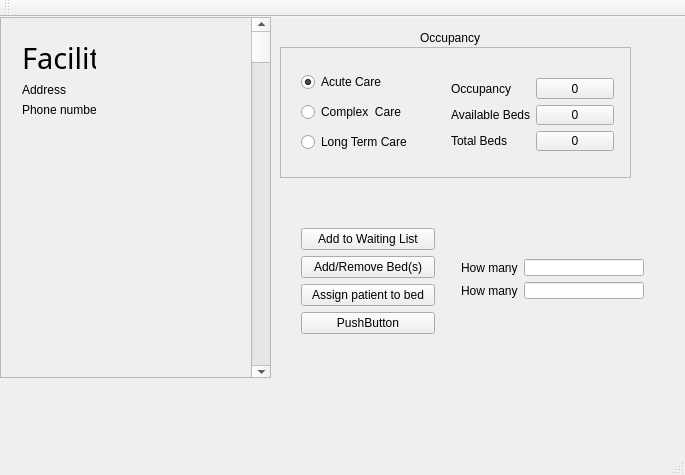
<?xml version="1.0" encoding="UTF-8"?>
<ui version="4.0">
 <class>MainWindow</class>
 <widget class="QMainWindow" name="MainWindow">
  <property name="geometry">
   <rect>
    <x>0</x>
    <y>0</y>
    <width>685</width>
    <height>475</height>
   </rect>
  </property>
  <property name="windowTitle">
   <string>MainWindow</string>
  </property>
  <widget class="QWidget" name="centralWidget">
   <widget class="QFrame" name="frame">
    <property name="geometry">
     <rect>
      <x>280</x>
      <y>30</y>
      <width>351</width>
      <height>131</height>
     </rect>
    </property>
    <property name="frameShape">
     <enum>QFrame::StyledPanel</enum>
    </property>
    <property name="frameShadow">
     <enum>QFrame::Raised</enum>
    </property>
    <widget class="QWidget" name="layoutWidget_3">
     <property name="geometry">
      <rect>
       <x>10</x>
       <y>10</y>
       <width>138</width>
       <height>111</height>
      </rect>
     </property>
     <layout class="QVBoxLayout" name="verticalLayout_2">
      <item>
       <widget class="QRadioButton" name="radioButton_4">
        <property name="text">
         <string>Acute Care</string>
        </property>
        <property name="checked">
         <bool>true</bool>
        </property>
       </widget>
      </item>
      <item>
       <widget class="QRadioButton" name="radioButton_5">
        <property name="text">
         <string>Complex  Care</string>
        </property>
       </widget>
      </item>
      <item>
       <widget class="QRadioButton" name="radioButton_6">
        <property name="text">
         <string>Long Term Care</string>
        </property>
       </widget>
      </item>
     </layout>
    </widget>
    <widget class="QWidget" name="layoutWidget_4">
     <property name="geometry">
      <rect>
       <x>160</x>
       <y>20</y>
       <width>185</width>
       <height>95</height>
      </rect>
     </property>
     <layout class="QGridLayout" name="gridLayout_3">
      <item row="0" column="0">
       <widget class="QLabel" name="label_7">
        <property name="text">
         <string>Occupancy</string>
        </property>
       </widget>
      </item>
      <item row="0" column="1">
       <widget class="QPushButton" name="btn_occ_2">
        <property name="text">
         <string>0</string>
        </property>
       </widget>
      </item>
      <item row="1" column="0">
       <widget class="QLabel" name="label_8">
        <property name="text">
         <string>Available Beds</string>
        </property>
       </widget>
      </item>
      <item row="1" column="1">
       <widget class="QPushButton" name="btn_avai_2">
        <property name="text">
         <string>0</string>
        </property>
       </widget>
      </item>
      <item row="2" column="0">
       <widget class="QLabel" name="label_9">
        <property name="text">
         <string>Total Beds</string>
        </property>
       </widget>
      </item>
      <item row="2" column="1">
       <widget class="QPushButton" name="btn_total_2">
        <property name="text">
         <string>0</string>
        </property>
       </widget>
      </item>
     </layout>
    </widget>
   </widget>
   <widget class="QWidget" name="layoutWidget_5">
    <property name="geometry">
     <rect>
      <x>450</x>
      <y>231</y>
      <width>205</width>
      <height>62</height>
     </rect>
    </property>
    <layout class="QFormLayout" name="formLayout_2">
     <item row="0" column="0">
      <widget class="QLabel" name="label_10">
       <property name="text">
        <string>How many</string>
       </property>
      </widget>
     </item>
     <item row="0" column="1">
      <widget class="QLineEdit" name="textAdd_2"/>
     </item>
     <item row="1" column="0">
      <widget class="QLabel" name="label_11">
       <property name="text">
        <string>How many</string>
       </property>
      </widget>
     </item>
     <item row="1" column="1">
      <widget class="QLineEdit" name="textAssign_2"/>
     </item>
    </layout>
   </widget>
   <widget class="QLabel" name="label">
    <property name="geometry">
     <rect>
      <x>420</x>
      <y>10</y>
      <width>81</width>
      <height>21</height>
     </rect>
    </property>
    <property name="text">
     <string>Occupancy</string>
    </property>
   </widget>
   <widget class="QWidget" name="layoutWidget_7">
    <property name="geometry">
     <rect>
      <x>290</x>
      <y>200</y>
      <width>156</width>
      <height>128</height>
     </rect>
    </property>
    <layout class="QGridLayout" name="gridLayout_4">
     <item row="0" column="0">
      <widget class="QPushButton" name="pushButton_3">
       <property name="text">
        <string>Add to Waiting List</string>
       </property>
      </widget>
     </item>
     <item row="1" column="0">
      <widget class="QPushButton" name="pushButton_4">
       <property name="text">
        <string>Add/Remove Bed(s)</string>
       </property>
      </widget>
     </item>
     <item row="2" column="0">
      <widget class="QPushButton" name="pushButton_7">
       <property name="text">
        <string>Assign patient to bed</string>
       </property>
      </widget>
     </item>
     <item row="3" column="0">
      <widget class="QPushButton" name="pushButton_8">
       <property name="text">
        <string>PushButton</string>
       </property>
      </widget>
     </item>
    </layout>
   </widget>
   <widget class="QWidget" name="layoutWidget_8">
    <property name="geometry">
     <rect>
      <x>0</x>
      <y>0</y>
      <width>2</width>
      <height>2</height>
     </rect>
    </property>
    <layout class="QVBoxLayout" name="verticalLayout_7"/>
   </widget>
   <widget class="QScrollArea" name="scrollArea">
    <property name="geometry">
     <rect>
      <x>0</x>
      <y>0</y>
      <width>271</width>
      <height>361</height>
     </rect>
    </property>
    <property name="widgetResizable">
     <bool>true</bool>
    </property>
    <widget class="QWidget" name="scrollAreaWidgetContents_2">
     <property name="geometry">
      <rect>
       <x>0</x>
       <y>0</y>
       <width>269</width>
       <height>359</height>
      </rect>
     </property>
     <widget class="QScrollBar" name="verticalScrollBar_2">
      <property name="geometry">
       <rect>
        <x>250</x>
        <y>0</y>
        <width>21</width>
        <height>361</height>
       </rect>
      </property>
      <property name="orientation">
       <enum>Qt::Vertical</enum>
      </property>
     </widget>
     <widget class="QWidget" name="layoutWidget_9">
      <property name="geometry">
       <rect>
        <x>10</x>
        <y>10</y>
        <width>96</width>
        <height>100</height>
       </rect>
      </property>
      <layout class="QVBoxLayout" name="verticalLayout_4">
       <item>
        <widget class="QLabel" name="lb_Name_2">
         <property name="font">
          <font>
           <family>AlArabiya</family>
           <pointsize>22</pointsize>
          </font>
         </property>
         <property name="text">
          <string>Facility</string>
         </property>
        </widget>
       </item>
       <item>
        <widget class="QLabel" name="lb_Addr_2">
         <property name="text">
          <string>Address</string>
         </property>
        </widget>
       </item>
       <item>
        <widget class="QLabel" name="lb_Phone_2">
         <property name="text">
          <string>Phone number</string>
         </property>
        </widget>
       </item>
      </layout>
     </widget>
    </widget>
   </widget>
  </widget>
  <widget class="QMenuBar" name="menuBar">
   <property name="geometry">
    <rect>
     <x>0</x>
     <y>0</y>
     <width>685</width>
     <height>25</height>
    </rect>
   </property>
  </widget>
  <widget class="QToolBar" name="mainToolBar">
   <attribute name="toolBarArea">
    <enum>TopToolBarArea</enum>
   </attribute>
   <attribute name="toolBarBreak">
    <bool>false</bool>
   </attribute>
  </widget>
  <widget class="QStatusBar" name="statusBar"/>
 </widget>
 <layoutdefault spacing="6" margin="11"/>
 <resources/>
 <connections/>
</ui>
